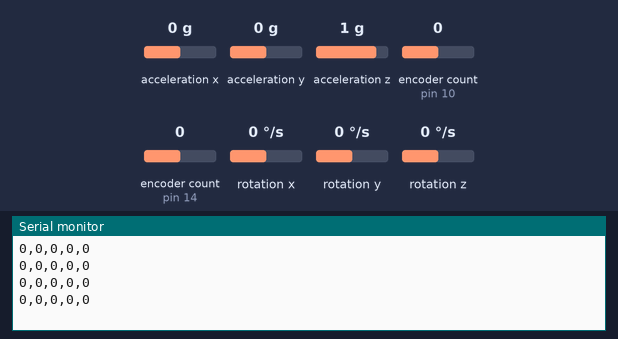
Bench run of a sketch on a simulated Arduino Uno, built with avr-gcc and run on an emulated ATmega328P. On the bench: the last lines printed to the serial monitor. Wiring (inferred from the names in the program): MPU-6050 motion sensor at I2C address 0x68. The inputs (shaded band) are chosen by the test bench; at power-on: acceleration x 0 g, encoder count (sensors on pin 10, pin 14) 0, acceleration y 0 g, rotation z 0 °/s, acceleration z 1 g, rotation x 0 °/s, rotation y 0 °/s.

Above: at 1.2 s.
1.3 s: acceleration x set to -1.4 g
At 1.57 s:
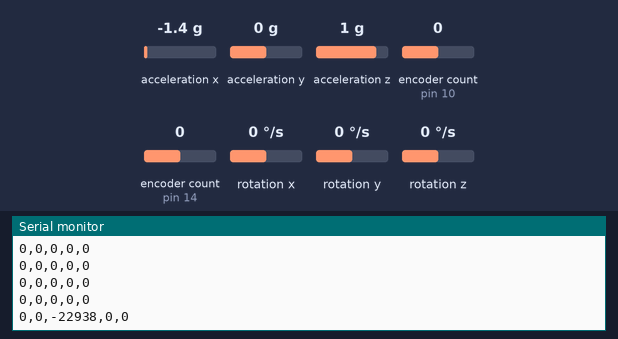
2.8 s: encoder count (sensor on pin 10) set to 1
At 2.91 s:
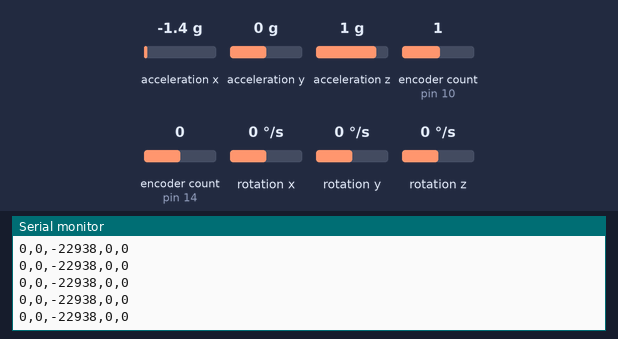
4.3 s: encoder count (sensor on pin 14) set to 1
At 4.59 s:
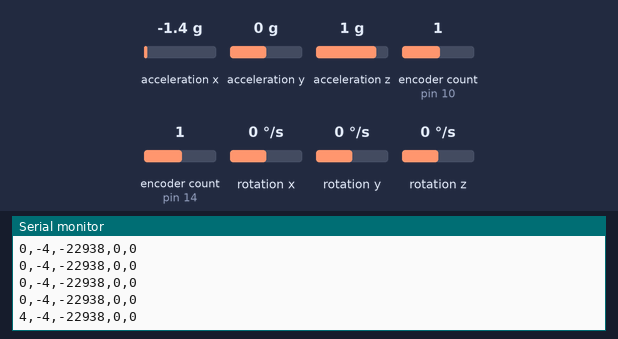
5.8 s: acceleration y set to -1.4 g
At 5.93 s:
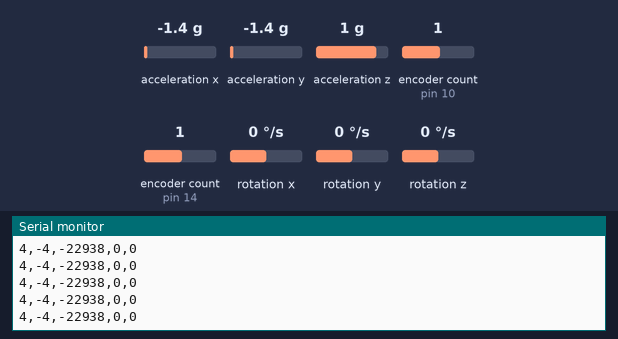
7.3 s: rotation z set to -192 °/s
At 7.61 s:
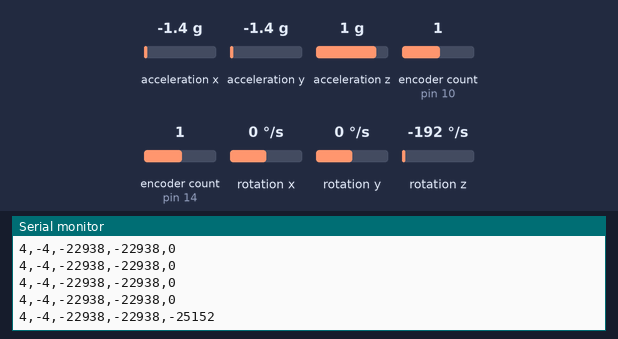
8.8 s: encoder count (sensor on pin 10) set to 2
At 8.95 s:
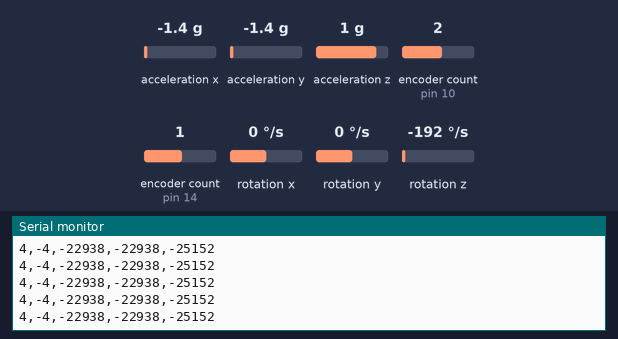
Timing chart, 0 to 11.3 s (numbered marks = the images above; inputs shaded):
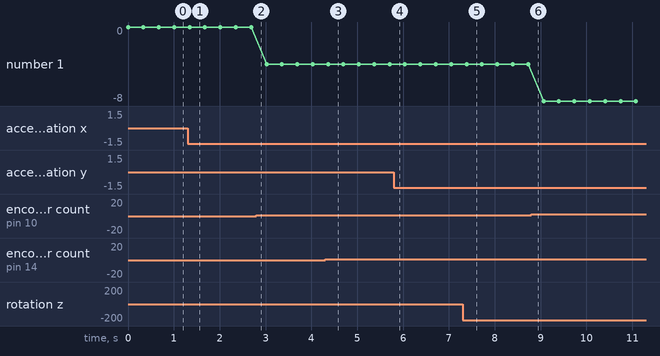

The sketch:

arduino.ino
```cpp
#include <Wire.h>

/* Prints sensor information to serial
 * for use on Teensy
 * includes Encoder and IMU data
 * last modified 4.16.2018
 * Reads as "DISTANCE [mm],AcX,AcY,GyZ"
 */

#include <Encoder.h>
#include <Wire.h>

Encoder myEncL(14, 15);  // (pinA, pinB) on left encoder
Encoder myEncR(10, 11);  // (pinA, pinB) on right encoder
//   avoid using pins with LEDs attached

const int MPU_addr=0x68;  // I2C address of the MPU-6050
// SCL Pin 19, SDA Pin 18;
int16_t AcX,AcY,AcZ,Tmp,GyX,GyY,GyZ;

void setup() {
  Wire.begin();
  Wire.beginTransmission(MPU_addr);
  Wire.write(0x6B);  // PWR_MGMT_1 register
  Wire.write(0);     // set to zero (wakes up the MPU-6050)
  Wire.endTransmission(true);
  Serial.begin(9600);
}

void loop() {
  Wire.beginTransmission(MPU_addr);
  Wire.write(0x3B);  // starting with register 0x3B (ACCEL_XOUT_H)
  Wire.endTransmission(false);
  Wire.requestFrom(MPU_addr,14,true);  // request a total of 14 registers

  AcX=Wire.read()<<8|Wire.read();  // 0x3B (ACCEL_XOUT_H) & 0x3C (ACCEL_XOUT_L)
  AcY=Wire.read()<<8|Wire.read();  // 0x3D (ACCEL_YOUT_H) & 0x3E (ACCEL_YOUT_L)
  AcZ=Wire.read()<<8|Wire.read();  // 0x3F (ACCEL_ZOUT_H) & 0x40 (ACCEL_ZOUT_L)
  Tmp=Wire.read()<<8|Wire.read();  // 0x41 (TEMP_OUT_H) & 0x42 (TEMP_OUT_L)
  GyX=Wire.read()<<8|Wire.read();  // 0x43 (GYRO_XOUT_H) & 0x44 (GYRO_XOUT_L)
  GyY=Wire.read()<<8|Wire.read();  // 0x45 (GYRO_YOUT_H) & 0x46 (GYRO_YOUT_L)
  GyZ=Wire.read()<<8|Wire.read();  // 0x47 (GYRO_ZOUT_H) & 0x48 (GYRO_ZOUT_L)

  long PosL = myEncL.read();  // counts
  long PosR = myEncR.read()*-1;  // counts

  Serial.print(PosL); Serial.print(",");
  Serial.print(PosR); Serial.print(",");
  Serial.print(AcX);  Serial.print(",");
  Serial.print(AcY);  Serial.print(",");
  Serial.println(GyZ);

  delay(333);
}
```

Measured:
- after the input at 1.3 s, the serial monitor: prints a new line at once (image 1)
- after the input at 4.3 s, the serial monitor: prints a new line after 0.06 s (image 3)
- after the input at 7.3 s, the serial monitor: prints a new line after 0.08 s (image 5)
- plotted number 1: 0 → -4 after the input at 2.8 s, -4 → -8 after the input at 8.8 s
